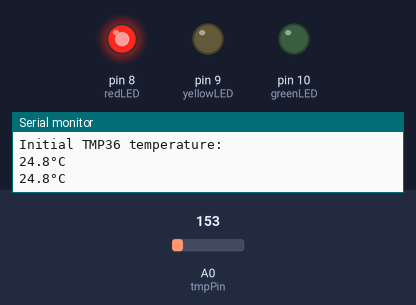
Bench run of a sketch on a simulated Arduino Uno, built with avr-gcc and run on an emulated ATmega328P. Shown: output pins drawn as LEDs (lit = HIGH), the last lines printed to the serial monitor. The test bench sets the inputs (shaded band); at power-on: A0 (tmpPin) = 153.

Above: at 1.8 s.
1.9 s: A0 (tmpPin) set to 151
At 3.3 s:
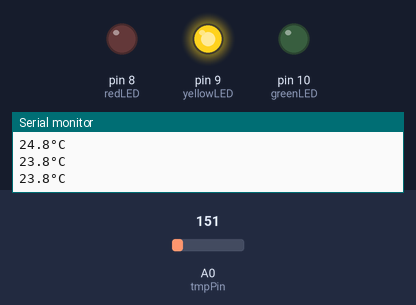
4.5 s: A0 (tmpPin) set to 133
At 6.9 s:
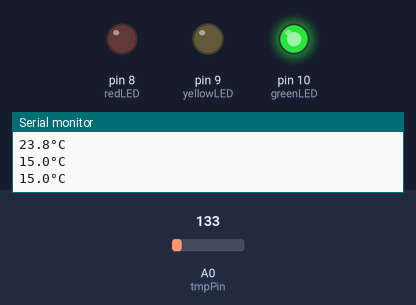
7.5 s: A0 (tmpPin) set to 165
At 10.2 s:
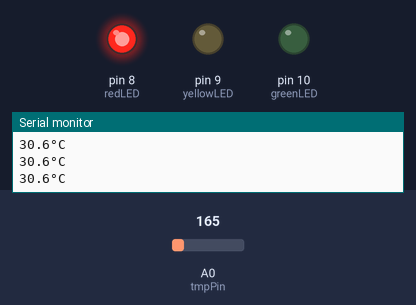
10.5 s: A0 (tmpPin) set to 114
At 12.8 s:
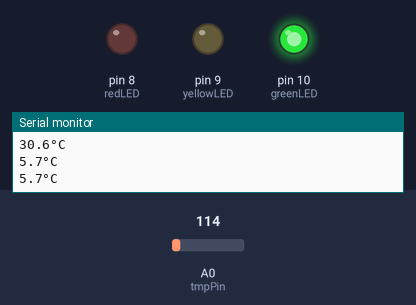
Timing chart, 0 to 14.3 s (numbered marks = the images above; inputs shaded):
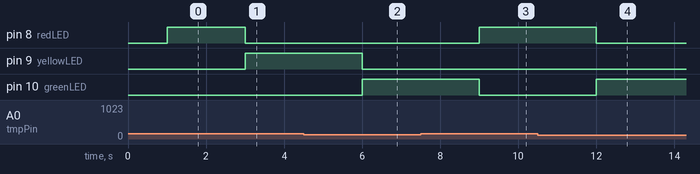

The sketch:

ex10.ino
```cpp
/*
  Exercise 10: Make diodes light up depending on temperature

  Using a TMP36 an analog output of a sensor is read, converted to a voltage and
  finally, converted to a temperature in degrees Celsius. Depending on the temperature,
  a red/yellow or green LED is turned on.

  By Amal Almis
  Created 08-01-2026

*/

int const tmpPin = A0;
int const greenLED = 10;
int const yellowLED = 9;
int const redLED = 8;

void setup() {
  Serial.begin(9600);
  while (!Serial)
    ;
  Serial.println("Initial TMP36 temperature: ");
  pinMode(tmpPin, INPUT);
  pinMode(redLED, OUTPUT);
  pinMode(yellowLED, OUTPUT);
  pinMode(greenLED, OUTPUT);
}

void loop() {
  int adcValue = analogRead(tmpPin);             // read analog value (between 0 and 1023)
  float voltage = adcValue * (5.0 / 1023.0);     // convert to voltage
  float temperatureC = (voltage - 0.5) * 100.0;  // tmp36 voltage offset (from data sheet)

  // Print temperature value
  Serial.print(temperatureC, 1);  // 1 decimal place

  // Print degree symbol using UTF-8 (= 0xc2 0xb0)
  Serial.write(0xC2);
  Serial.write(0xB0);
  Serial.println("C");
  delay(1000);

  // led logic
  if (temperatureC > 24.0) {
    digitalWrite(redLED, HIGH);
    digitalWrite(yellowLED, LOW);
    digitalWrite(greenLED, LOW);
  } else if (temperatureC > 23.0) {
    digitalWrite(redLED, LOW);
    digitalWrite(yellowLED, HIGH);
    digitalWrite(greenLED, LOW);
  } else {
    digitalWrite(redLED, LOW);
    digitalWrite(yellowLED, LOW);
    digitalWrite(greenLED, HIGH);
  }
}
```

Measured:
- the behaviour switches between 152 and 151 on A0 (tmpPin) (found by bisection; images 0 and 1)
- after the input at 1.9 s, pin 8 (redLED): HIGH → LOW after 1.1 s; pin 9 (yellowLED): LOW → HIGH after 1.1 s
- after the input at 4.5 s, pin 9 (yellowLED): HIGH → LOW after 1.5 s; pin 10 (greenLED): LOW → HIGH after 1.5 s
- after the input at 7.5 s, pin 8 (redLED): LOW → HIGH after 1.5 s; pin 10 (greenLED): HIGH → LOW after 1.5 s
- after the input at 10.5 s, pin 8 (redLED): HIGH → LOW after 1.5 s; pin 10 (greenLED): LOW → HIGH after 1.5 s
